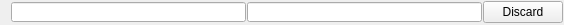
<?xml version="1.0" encoding="UTF-8"?>
<ui version="4.0">
 <class>Form</class>
 <widget class="QWidget" name="Form">
  <property name="geometry">
   <rect>
    <x>0</x>
    <y>0</y>
    <width>564</width>
    <height>25</height>
   </rect>
  </property>
  <property name="windowTitle">
   <string>Form</string>
  </property>
  <layout class="QHBoxLayout" name="horizontalLayout">
   <property name="spacing">
    <number>1</number>
   </property>
   <property name="topMargin">
    <number>1</number>
   </property>
   <property name="rightMargin">
    <number>1</number>
   </property>
   <property name="bottomMargin">
    <number>1</number>
   </property>
   <item>
    <widget class="QLineEdit" name="key_label">
     <property name="sizePolicy">
      <sizepolicy hsizetype="Expanding" vsizetype="Minimum">
       <horstretch>0</horstretch>
       <verstretch>0</verstretch>
      </sizepolicy>
     </property>
     <property name="minimumSize">
      <size>
       <width>125</width>
       <height>0</height>
      </size>
     </property>
     <property name="maximumSize">
      <size>
       <width>16777215</width>
       <height>20</height>
      </size>
     </property>
     <property name="toolTip">
      <string>Guano MD Key</string>
     </property>
     <property name="text">
      <string extracomment="cntperp\cntper"/>
     </property>
     <property name="placeholderText">
      <string/>
     </property>
    </widget>
   </item>
   <item>
    <widget class="QLineEdit" name="namespace_label_2">
     <property name="sizePolicy">
      <sizepolicy hsizetype="Expanding" vsizetype="Minimum">
       <horstretch>0</horstretch>
       <verstretch>0</verstretch>
      </sizepolicy>
     </property>
     <property name="minimumSize">
      <size>
       <width>125</width>
       <height>0</height>
      </size>
     </property>
     <property name="maximumSize">
      <size>
       <width>16777215</width>
       <height>20</height>
      </size>
     </property>
     <property name="toolTip">
      <string>Guano MD Value</string>
     </property>
     <property name="text">
      <string extracomment="cntperp\cntper"/>
     </property>
     <property name="placeholderText">
      <string/>
     </property>
    </widget>
   </item>
   <item>
    <widget class="QDialogButtonBox" name="buttonBox">
     <property name="sizePolicy">
      <sizepolicy hsizetype="Fixed" vsizetype="Fixed">
       <horstretch>0</horstretch>
       <verstretch>0</verstretch>
      </sizepolicy>
     </property>
     <property name="standardButtons">
      <set>QDialogButtonBox::Discard</set>
     </property>
     <property name="centerButtons">
      <bool>true</bool>
     </property>
    </widget>
   </item>
  </layout>
 </widget>
 <resources/>
 <connections/>
</ui>
